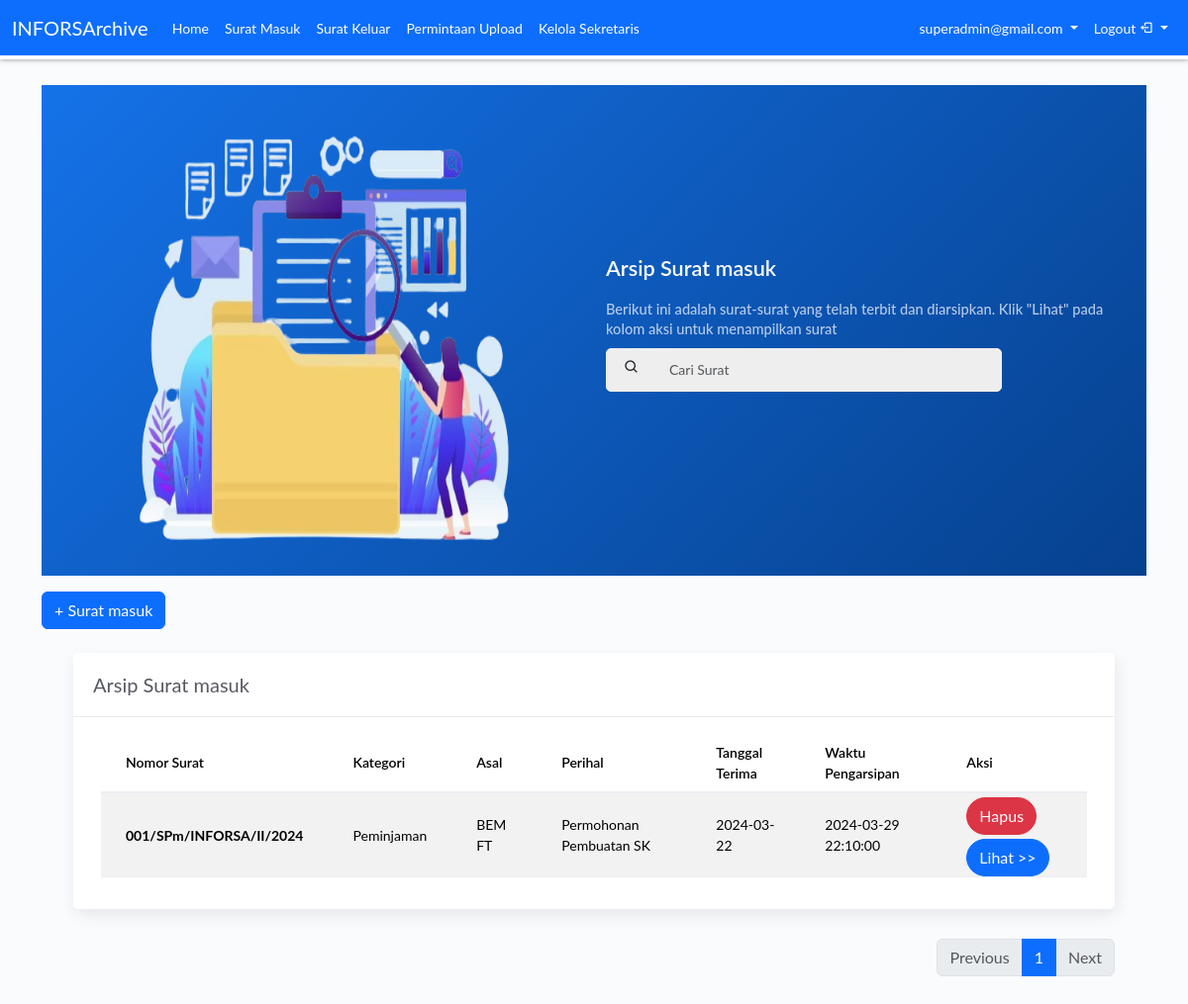
The app's page /view/superadmin/suratmasuk.php (signed in) with its own data.
### tables this page shows
CREATE TABLE `surat_masuk` (
  `id` int(11) NOT NULL,
  `nomor` varchar(100) NOT NULL,
  `kategori` varchar(100) NOT NULL,
  `asal` varchar(50) NOT NULL,
  `perihal` varchar(100) NOT NULL,
  `tgl_terima` date NOT NULL,
  `waktu` datetime NOT NULL,
  `file` varchar(100) NOT NULL
);

### view/superadmin/suratmasuk.php (the view, shortened to what this page needs)
<?php
$email = $_SESSION['email'];
$query = "SELECT * FROM superadmin WHERE email = '$email'";
?>
<!DOCTYPE html>
<html lang="en">
<head>
    <?php include '../../role/superadmin/admin-header.php'; ;?>
</head>
<body>
    <div class="container container-fluid">
    <div class="wrapper">
        <div class="main-panel pt-4">
            <div class="content">
            <div class="panel-header bg-primary-gradient">
                        <div class="page-inner py-2">
                            <div class="row align-items-center">
                                <div class="col-md-6">
                                    <img src="../../assets/img/search.png" class="img-fluid" alt="" style="height: 60vh;">
                                </div>
                                <div class="col-md-6">
                                    <h2 class="text-white pb-2 fw-bold">Arsip Surat masuk</h2>
                                    <h5 class="text-white op-7 mb-2">Berikut ini adalah surat-surat yang telah terbit dan diarsipkan. Klik "Lihat" pada kolom aksi untuk menampilkan surat</h5>
                                    <div class="collapse" id="search-nav">
                                        <form method="GET" action="suratmasuk.php" style="text-align: center;"
                                            class="navbar-left navbar-form nav-search mr-md-12">
                                            <div class="input-group mb-3">
                                                <div class="input-group-prepend">
                                                    <button type="submit" class="btn btn-search pr-1">
                                                        <i class="bx bx-search search-icon" onclick="myFunction()"></i>
                                                    </button>
                                                </div>
                                                <input type="text" placeholder="Cari Surat" name="kata_cari"
                                                    value="<?php if(isset($_GET['kata_cari'])) { echo $_GET['kata_cari']; } ?>"
                                                    class="form-control">
                                            </div>
                                        </form>
                                    </div>
                                </div>
                            </div>
                        </div>
                    </div>
                </div>
                <div class="pt-3 pb-5">
                <a href="../admin/suratmasuk/unggah.php"><button class="btn btn-primary btn-round ml-auto">+ Surat masuk</button></a>
                </div>
                <div class="page-inner mt--5">
                    <div class="col-md-12">
                        <div class="card">
                            <div class="card-header">
                                <div class="d-flex align-items-center">
                                    <h4 class="card-title">Arsip Surat masuk</h4>
                                </div>
                            </div>
                            <div class="container container-fluid">
                                <div class="card-body">
                                    <div class="table-responsive">
                                        <table id="add-row" class="display table table-striped table-hover">
                                            <thead>
                                                <tr>
                                                    <th scope="col">Nomor Surat</th>
                                                    <th scope="col">Kategori</th>
                                                    <th scope="col">Asal</th>
                                                    <th scope="col">Perihal</th>
                                                    <th scope="col">Tanggal Terima</th>
                                                    <th scope="col">Waktu Pengarsipan</th>
                                                    <th scope="col">Aksi</th>
                                                </tr>
                                            </thead>
                                            <tbody>
                                                <?php
                                                include '../../config/koneksi.php';
                                                    $page = isset($_GET['page']) && is_numeric($_GET['page']) ? $_GET['page'] : 1;
                                                    $limit = 5;
                                                    $count_query = "SELECT COUNT(*) AS total FROM surat_masuk";
                                                    $count_result = mysqli_query($con, $count_query);
                                                    $count_row = mysqli_fetch_assoc($count_result);
                                                    $total_records = $count_row['total'];
                                                    $total_pages = ceil($total_records / $limit);
                                                    $offset = ($page - 1) * $limit;
                                                    if(isset($_GET['kata_cari'])) {
                                                        $kata_cari = $_GET['kata_cari'];
                                                        $query = "SELECT * FROM surat_masuk  WHERE nomor like '%".$kata_cari."%' OR kategori like '%".$kata_cari."%' OR  perihal like '%".$kata_cari."%' ORDER BY id ASC LIMIT $offset, $limit";
                                                    } else {
                                                        $query = "SELECT * FROM surat_masuk LIMIT $offset, $limit";
                                                    }
                                                    $result = mysqli_query($con, $query);
                                                    while ($row = mysqli_fetch_assoc($result)) {
                                                ?>
                                                    <tr>
                                                        <th><?php echo $row['nomor']; ?></th>
                                                        <td><?php echo $row['kategori']; ?></td>
                                                        <td><?php echo $row['asal']; ?></td>
                                                        <td><?php echo $row['perihal']; ?></td>
                                                        <td><?php echo $row['tgl_terima']; ?></td>
                                                        <td><?php echo $row['waktu']; ?></td>
                                                        <td>
                                                            <a onClick="javascript: return confirm('Apakah Anda yakin ingin menghapus surat ini?');"
                                                                href="suratmasuk/delete.php?id=<?php echo $row['id']; ?>"><button
                                                                    class="btn btn-danger btn-rounded mt-1" style="border-radius: 20px;">Hapus</button></a>
                                                            <a href="suratmasuk/lihat.php?id=<?php echo $row['id']; ?>"><button
                                                                    class="btn btn-primary btn-rounded mt-1" style="border-radius: 20px;">Lihat >></button></a>
                                                        </td>
                                                    </tr>
                                                <?php } ?>
                                            </tbody>
                                        </table>
                                    </div>
                                </div>
                            </div>
                        </div>
                        <nav aria-label="Page navigation example" style="margin-top: 10px">
                            <ul class="pagination justify-content-end">
                                <?php
                                    if ($page > 1) {
                                        echo '<li class="page-item"><a class="page-link" href="?page='.($page - 1).'">Previous</a></li>';
                                    } else {
                                        echo '<li class="page-item disabled"><span class="page-link">Previous</span></li>';
                                    }
                                    for ($i = 1; $i <= $total_pages; $i++) {
                                        if ($i == $page) {
                                            echo '<li class="page-item active"><span class="page-link">'.$i.'</span></li>';
                                        } else {
                                            echo '<li class="page-item"><a class="page-link" href="?page='.$i.'">'.$i.'</a></li>';
                                        }
                                    }
                                    if ($page < $total_pages) {
                                        echo '<li class="page-item"><a class="page-link" href="?page='.($page + 1).'">Next</a></li>';
                                    } else {
                                        echo '<li class="page-item disabled"><span class="page-link">Next</span></li>';
                                    }
                                ?>
                            </ul>
                        </nav>
                    </div>
                </div>
            </div>
        </div>
        </div>
</body>
</html>

### assets/css/main.css (style rules this page uses)
:root { --footer : linear-gradient(to top, #7e7fd8, #589dda); }
body, h1, .h1, h2, .h2, h3, .h3, h4, .h4, h5, .h5, h6, .h6, p, .navbar, .brand, .btn-simple, .alert, a, .td-name, td, button.close { -moz-osx-font-smoothing: grayscale; -webkit-font-smoothing: antialiased; font-family: 'Lato', sans-serif; }
body { font-size: 14px; color: #575962; }
a { color: #1572E8; }
h2, .h2 { font-size: 1.35rem; }
h4, .h4 { font-size: 1.0375rem; }
h5, .h5 { font-size: .9125rem; }
h1, h2, h3, h4, h5, h6, .h1, .h2, .h3, .h4, .h5, .h6 { line-height: 1.4; }
.fw-bold { font-weight: 600 !important; }
.op-7 { opacity: 0.7; }
body { min-height: 100vh; position: relative; background: #f9fbfd; }
.mt--5, .my--5 { margin-top: -3rem !important; }
.wrapper { min-height: 100vh; position: relative; top: 0; height: 100vh; }
#search-nav { flex: 1; max-width: 400px; }
.main-panel { position: relative; width: calc(100%); height: 100vh; min-height: 100%; float: right; transition: all .3s; margin-top: 62px; }
.page-inner { padding: 1.5rem 0; }
@media (min-width: 576px) { .page-inner { padding-right: 1rem; padding-left: 1rem; } }
@media (min-width: 992px) { .page-inner { padding-right: 2rem; padding-left: 2rem; } }
.card, .card-light { border-radius: 5px; background-color: #ffffff; margin-bottom: 30px; -webkit-box-shadow: 2px 6px 15px 0px rgba(69, 65, 78, 0.1); -moz-box-shadow: 2px 6px 15px 0px rgba(69, 65, 78, 0.1); box-shadow: 2px 6px 15px 0px rgba(69, 65, 78, 0.1); border: 0px; }
.card .card-header, .card-light .card-header { padding: 1rem 1.25rem; background-color: transparent; border-bottom: 1px solid #ebecec !important; }
.card .card-header:first-child, .card-light .card-header:first-child { border-radius: 0px; }
.card-title { margin: 0; color: #575962; font-size: 20px; font-weight: 400; line-height: 1.6; }
.table > thead > tr > th, .table > tbody > tr > th, .table > tfoot > tr > th, .table > thead > tr > td, .table > tbody > tr > td, .table > tfoot > tr > td { vertical-align: middle; }
.table > tbody > tr > td, .table > tbody > tr > th { padding: 8px; }
.table thead th { border-bottom-width: 2px; font-weight: 600; }
.table td, .table th { font-size: 14px; border-top-width: 0px; border-bottom: 1px solid; border-color: #ebedf2 !important; padding: 0 25px !important; height: 60px; vertical-align: middle !important; }
.nav-search .input-group { border: 1px solid #eee; background: #eee; border-radius: 5px; }
.nav-search .form-control { border: 0; background: transparent !important; font-size: 14px; padding: 0.75em 1em; min-width: 200px; max-width: 100%; }
.nav-search .btn-search { background: transparent; padding: .375rem 1rem; }
@media screen and (min-width: 991px) { #search-nav { display: block !important; } }
.bg-primary-gradient { background: #1572E8 !important; background: linear-gradient(-45deg, #06418E, #1572E8) !important; }

### assets/css/style.css (style rules this page uses)
:root { --footer : linear-gradient(to top, #7e7fd8, #589dda); }
.page-inner { animation-duration: 1s; animation-timing-function: ease-out; }

### records on screen
surat_masuk: nomor "001/SPm/INFORSA/II/2024", kategori "Peminjaman", asal "BEM FT", perihal "Permohonan Pembuatan SK", tgl_terima "2024-03-22", waktu "2024-03-29 22:10:00"

### other values on screen
$_SESSION['email'] "superadmin@gmail.com"
